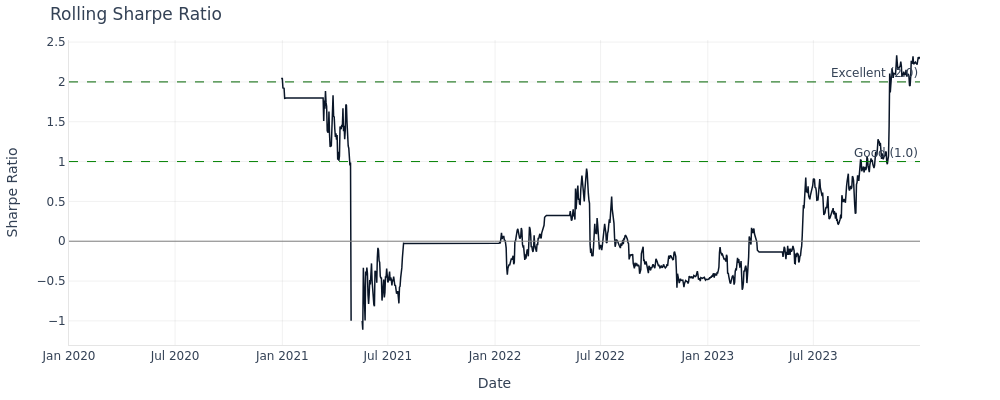

The code cell stored with this chart in its notebook:
### Markdown cell above
### Rolling 12-Month Sharpe Ratio

A declining rolling Sharpe warns of regime change or signal decay.
Sustained Sharpe below zero during extended periods indicates structural weakness.

### Code cell
rolling = analysis_net.compute_rolling_metrics(windows=[365], metrics=["sharpe"])
fig = plot_rolling_sharpe(rolling_result=rolling)
fig.show()

### Figure 1 — Plotly figure (JSON) as saved in the notebook; plotly's stock layout.template omitted (floating-point values rounded to 4 significant figures; data arrays with more than 128 entries replaced by an {"elided": "..."} marker saying what was removed)
{"data": [{"hovertemplate": "365d Sharpe: %{y:.2f}<extra></extra>", "line": {"color": "#0a1628", "width": 1.5}, "mode": "lines", "name": "365d", "type": "scatter", "x": {"elided": "1461 str values"}, "y": {"elided": "1461 float values"}}], "layout": {"annotations": [{"showarrow": false, "text": "Good (1.0)", "x": 1, "xanchor": "right", "xref": "x domain", "y": 1, "yanchor": "bottom", "yref": "y"}, {"showarrow": false, "text": "Excellent (2.0)", "x": 1, "xanchor": "right", "xref": "x domain", "y": 2, "yanchor": "bottom", "yref": "y"}], "font": {"color": "#334155", "family": "DM Sans, DejaVu Sans, sans-serif", "size": 12}, "height": 400, "hoverlabel": {"bgcolor": "white", "font": {"family": "DM Sans, DejaVu Sans, sans-serif", "size": 13}}, "hovermode": "x unified", "legend": {"x": 0.01, "xanchor": "left", "y": 0.99, "yanchor": "top"}, "margin": {"b": 40, "l": 60, "r": 80, "t": 40}, "paper_bgcolor": "rgba(0,0,0,0)", "plot_bgcolor": "rgba(0,0,0,0)", "shapes": [{"line": {"color": "gray", "dash": "solid", "width": 1}, "type": "line", "x0": 0, "x1": 1, "xref": "x domain", "y0": 0, "y1": 0, "yref": "y"}, {"line": {"color": "green", "dash": "dash", "width": 1}, "type": "line", "x0": 0, "x1": 1, "xref": "x domain", "y0": 1, "y1": 1, "yref": "y"}, {"line": {"color": "darkgreen", "dash": "dash", "width": 1}, "type": "line", "x0": 0, "x1": 1, "xref": "x domain", "y0": 2, "y1": 2, "yref": "y"}], "showlegend": false, "title": {"text": "Rolling Sharpe Ratio"}, "width": 1000, "xaxis": {"gridcolor": "rgba(0,0,0,0.06)", "linecolor": "rgba(0,0,0,0.1)", "title": {"text": "Date"}, "zeroline": false}, "yaxis": {"gridcolor": "rgba(0,0,0,0.06)", "linecolor": "rgba(0,0,0,0.1)", "title": {"text": "Sharpe Ratio"}, "zeroline": false}}}
